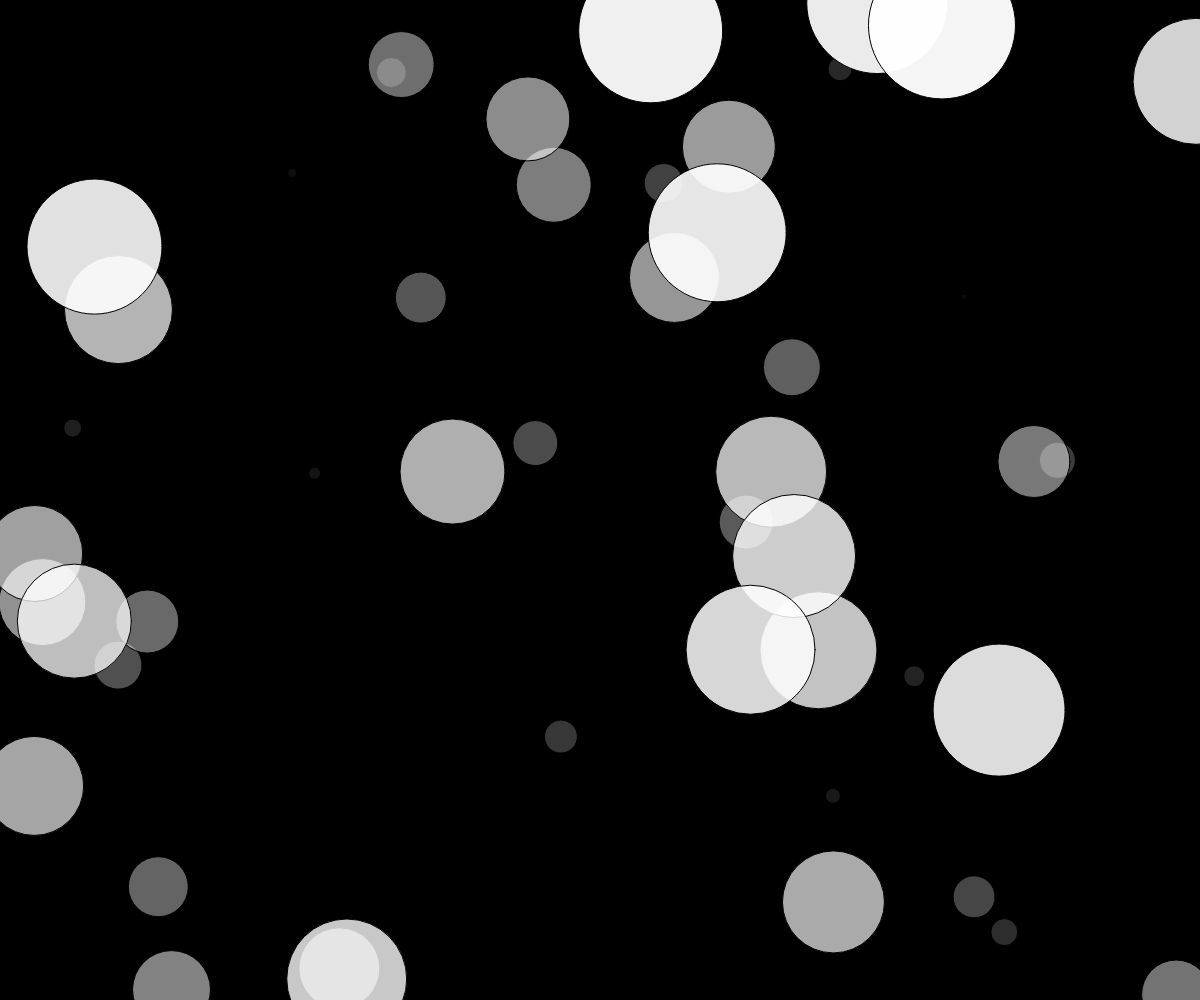
Frame 1 (no input)
Frame 2 (the mouse pressed at the canvas centre, redrawn once): identical to frame 1, image omitted

The p5.js sketch that drew this single still picture (run headless with seeded random() and noise() and a simulated clock; the mouse was pressed at the canvas centre and the sketch redrawn once):

// p5.js sketch
// ── sketch.js
let whee = 0;

function setup() {
    // put setup code here
    createCanvas(windowWidth, windowHeight);
    background(0);
    while (whee < 50) {
        fill(255, whee*5);
        ellipse(random(width), random(height), whee*3);
        whee++;
    }

}

function draw() {
    // put drawing code here
    noLoop();
}
